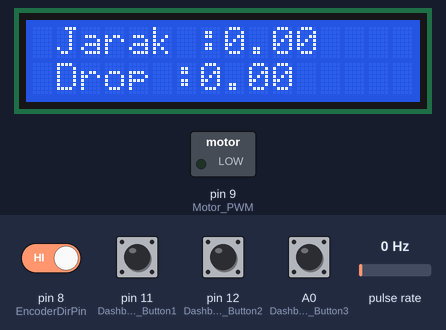
Recording of a sketch running on a simulated Arduino Uno, built with avr-gcc and run on an emulated ATmega328P. On the bench: 16×2 character LCD, switched loads named in the sketch (green lamp = pin HIGH). Wiring (inferred from the names in the program): pulse sensor: data pin 2. Inputs (shaded band) come from the test bench; at power-on: A0 (Dashboard_Button3), pin 8 (EncoderDirPin), pin 11 (Dashboard_Button1), pin 12 (Dashboard_Button2) HIGH, pulse rate 0 Hz. What the sketch prints to the serial monitor is not drawn.

Above: at 1.7 s.
1.8 s: pin 11 (Dashboard_Button1) pulled LOW for 1 s
At 3.5 s:
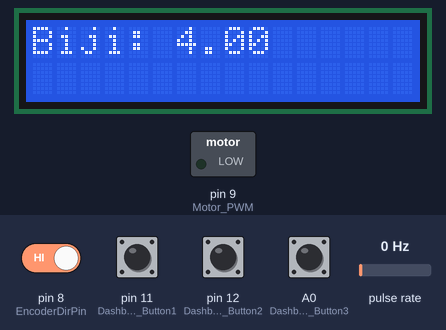
4.3 s: pulse rate (sensor on pin 2) set to 196 Hz
At 5.5 s:
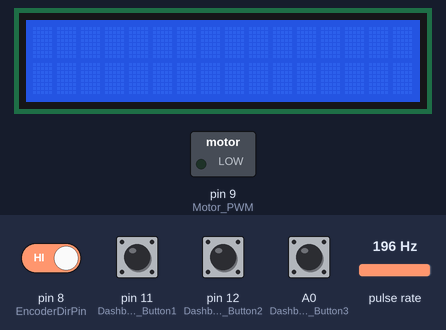
7.3 s: pulse rate (sensor on pin 2) set to 50 Hz
At 8.2 s:
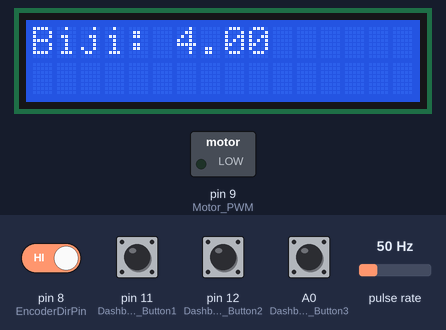
10.3 s: pin 12 (Dashboard_Button2) pulled LOW for 1 s
At 12.5 s:
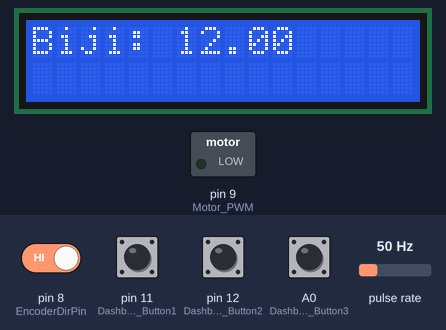
12.8 s: A0 (Dashboard_Button3) pulled LOW for 0.15 s
At 13.4 s:
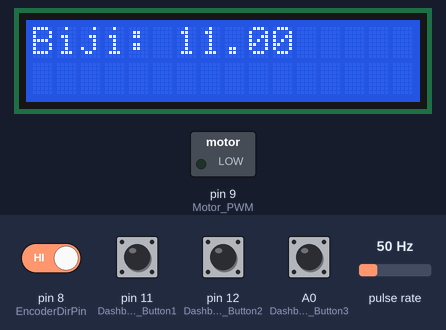
15.9 s: A0 (Dashboard_Button3) pulled LOW for 1 s
At 18.1 s:
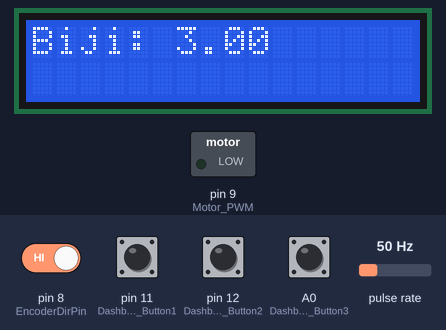
Timing chart, 0 to 19.4 s (numbered marks = the images above; inputs shaded):
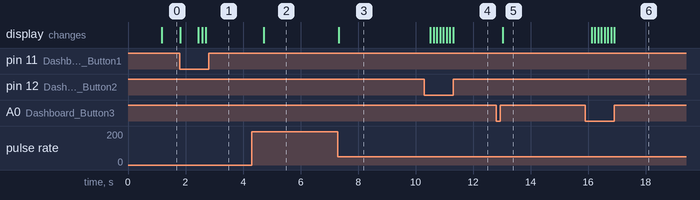

The sketch:

GowinScript.ino
```cpp
#include <Wire.h>
#include <LiquidCrystal_I2C.h>
// The menu wrapper library
#include <LiquidMenu.h>

LiquidCrystal_I2C lcd(0x27,16,2);

/*
 * Variables used for periodic execution of code. The first one is the period
 * in milliseconds and the second one is the last time the code executed.
 */

/// Editable Program
//Init Variabel
double jarak = 0;
double djarak = 0;
double jumlahDropbiji = 0;
double jarakAntarTick = 0.1; // satuan cm
double jarakAntarBiji = 4; // satuan cm
int setup_var = 2;

/*
 * LiquidLine objects represent a single line of text and/or variables
 * on the display. The first two parameters are the column and row from
 * which the line starts, the rest of the parameters are the text and/or
 * variables that will be printed on the display. They can be up to four.
 */
// Here the line is set to column 1, row 0 and will print the passed
// string and the passed variable.
LiquidLine Running_line1(1, 0, "Jarak :", jarak);
// Here the column is 3, the row is 1 and the string is "Hello Menu".
LiquidLine Running_line2(1, 1, "Drop :", jumlahDropbiji);

/*
 * LiquidScreen objects represent a single screen. A screen is made of
 * one or more LiquidLine objects. Up to four LiquidLine objects can
 * be inserted from here, but more can be added later in setup() using
 * welcome_screen.add_line(someLine_object);.
 */
// Here the LiquidLine objects are the two objects from above.
LiquidScreen Running_screen(Running_line1, Running_line2);

// Here there is not only a text string but also a changing integer variable.
LiquidLine JarakAntarTick_line(0, 0, "Tick: ", jarakAntarTick);
LiquidScreen Setup_screen(JarakAntarTick_line);

// Here there is not only a text string but also a changing integer variable.
LiquidLine JarakAntarBiji_line(0, 0, "Biji: ", jarakAntarBiji);
LiquidScreen Setup_Second_screen(JarakAntarBiji_line);

/*
 * The LiquidMenu object combines the LiquidScreen objects to form the
 * menu. Here it is only instantiated and the screens are added later
 * using menu.add_screen(someScreen_object);. This object is used to
 * control the menu, for example: menu.next_screen(), menu.switch_focus()...
 */
LiquidMenu menu(lcd);

// PIN Define
#define EncoderTickPin 2
#define EncoderDirPin 8
#define EncoderDir 1
#define PositionTrig 10

#define Dashboard_Button1 11
#define Dashboard_Button2 12
#define Dashboard_Button3 A0

#define Reset_Button Dashboard_Button3
#define Setup_Button Dashboard_Button1

#define Select_Button Dashboard_Button1
#define Up_Button Dashboard_Button2
#define Down_Button Dashboard_Button3

#define Motor_PWM 9


// STATE of GOWIN
enum Gowin_State{
  init_gowin,
  running_gowin,
  setup_gowin
  };

Gowin_State state_now = init_gowin;


void setup() {
  // initialize digital pin LED_BUILTIN as an output.
//  pinMode(LED_BUILTIN, OUTPUT);

  //INITIALIZATION
  pinMode(EncoderTickPin, INPUT_PULLUP);
  pinMode(EncoderDirPin, INPUT_PULLUP);
  pinMode(PositionTrig, INPUT);
  pinMode(Dashboard_Button1, INPUT_PULLUP);
  pinMode(Dashboard_Button2, INPUT_PULLUP);
  pinMode(Dashboard_Button3, INPUT_PULLUP);
  pinMode(Motor_PWM, OUTPUT);

  lcd.init();                      // initialize the lcd
  lcd.init();
  // Print a message to the LCD.
  lcd.backlight();
  lcd.setCursor(0,0);
  lcd.print("Gowin");

  attachInterrupt(digitalPinToInterrupt(EncoderTickPin),encoderTick,RISING);
  Serial.begin(9600);

  // Menu initialization.
  menu.init();

  // This is the method used to add a screen object to the menu.
  menu.add_screen(Running_screen);
  menu.add_screen(Setup_screen);
  menu.add_screen(Setup_Second_screen);


}

// the loop function runs over and over again forever
void loop() {
  switch(state_now){
    case init_gowin:
      init_state();
      state_now = running_gowin;
      menu.change_screen(1);
      break;
    case running_gowin:
      running_state();
      if(digitalRead(Setup_Button) == 0){
        state_now = setup_gowin;
        setup_var = 2;
        menu.change_screen(2);
        delay(500);
      }
      Serial.println("Running");
      break;
    case setup_gowin:
      setup_state();
      if((digitalRead(Up_Button) == 0) && (digitalRead(Down_Button) == 0)){
        state_now = running_gowin;
        menu.change_screen(1);
        delay(500);
      }
      break;
  }
}

void init_state(){
  Serial.println("INIT State");
  delay(1000);
}

void running_state(){
  delay(100);
  menu.update();
  if(digitalRead(Reset_Button) == 0){
    jarak = 0;
    jumlahDropbiji = 0;
    Serial.println("RESET");
  }


  if(((int(jarak) % int(jarakAntarBiji)) == 0 ) && (djarak > 0) && (jarak != 0)){
    // DropBiji
    ///Jalankan Motor
    analogWrite(Motor_PWM,255);
    delay(100);
    while(digitalRead(PositionTrig) == 0){
      Serial.println("MotorBerputar");
    }
    analogWrite(Motor_PWM,0);
    jumlahDropbiji = jumlahDropbiji + 1;
  }


  Serial.print("Jarak : ");Serial.print(jarak);
  Serial.print(" DropBiji : ");Serial.println(jumlahDropbiji);
//  delay(100);
}

void setup_state(){
  delay(100);
  menu.update();
  if(digitalRead(Select_Button) == 0){

    switch(setup_var){
      case 2:
        menu.change_screen(3);
        setup_var = 3;
        break;
      case 3:
        menu.change_screen(2);
        setup_var = 2;
        break;
    }
  }
  switch(setup_var){
      case 2:
        if(digitalRead(Up_Button) == 0){
          jarakAntarTick = jarakAntarTick + 0.1;
          delay(100);
        }else if(digitalRead(Down_Button) == 0){
          jarakAntarTick = jarakAntarTick - 1;
        }
        Serial.println("SET JARAK");
        break;
      case 3:
        if(digitalRead(Up_Button) == 0){
          jarakAntarBiji = jarakAntarBiji + 1;
        }else if(digitalRead(Down_Button) == 0){
          jarakAntarBiji = jarakAntarBiji - 1;
        }
        Serial.println("SET BIJI");
        break;
    }

//  Serial.println("SETUP");
}
void encoderTick(){
  if(digitalRead(EncoderDirPin)){
    djarak = (jarak + (EncoderDir*jarakAntarTick)) - jarak;
    jarak = jarak + (EncoderDir*jarakAntarTick);
  }else{
    djarak = (jarak - (EncoderDir*jarakAntarTick)) - jarak;
    jarak = jarak - (EncoderDir*jarakAntarTick);

    }
  if(djarak > 0){
    Serial.println("maju");
  }else{
    Serial.println("mundur");
  }
}
```

Measured:
- after the input at 1.8 s, the display: first changes at once (image 1 shows a later state)
- after the input at 4.3 s, the display: changes after 0.42 s (image 2)
- after the input at 10.3 s, the display: first changes after 0.21 s (image 4 shows a later state)
- after the input at 12.8 s, the display: changes after 0.23 s (image 5)
- after the input at 15.9 s, the display: first changes after 0.21 s (image 6 shows a later state)
